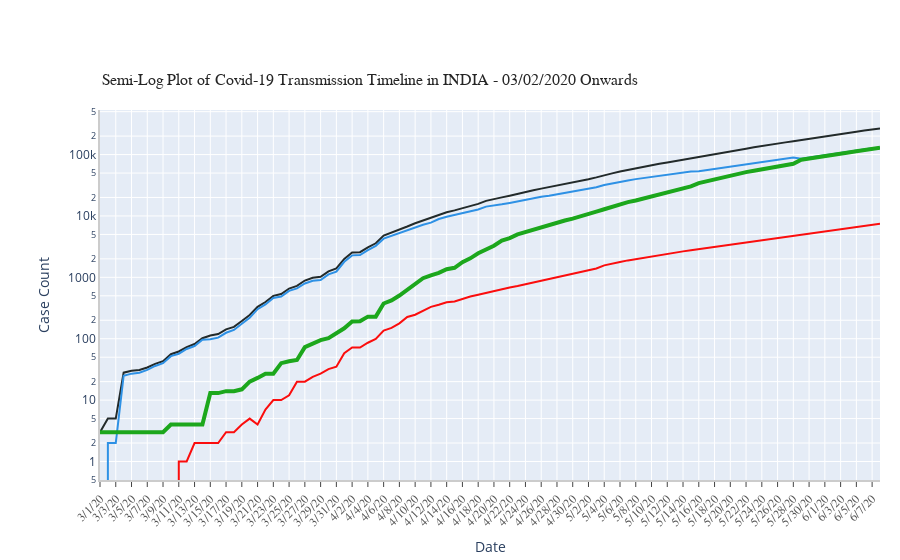

Notebook code for this chart:
### Code cell
fig_4 = draw_plot(ts_array = ts_array, 
                  ts_label = labels , 
                  title = "Semi-Log Plot of Covid-19 Transmission Timeline in INDIA - 03/02/2020 Onwards",
                  colors = colors, mode_size = mode_size, 
                  line_size = line_size , 
                  x_axis_title = "Date" , 
                  y_axis_title = "Case Count", 
                  tickangle = 315, 
                  yaxis_type = "log", additional_annotations=[])

fig_4.show()
